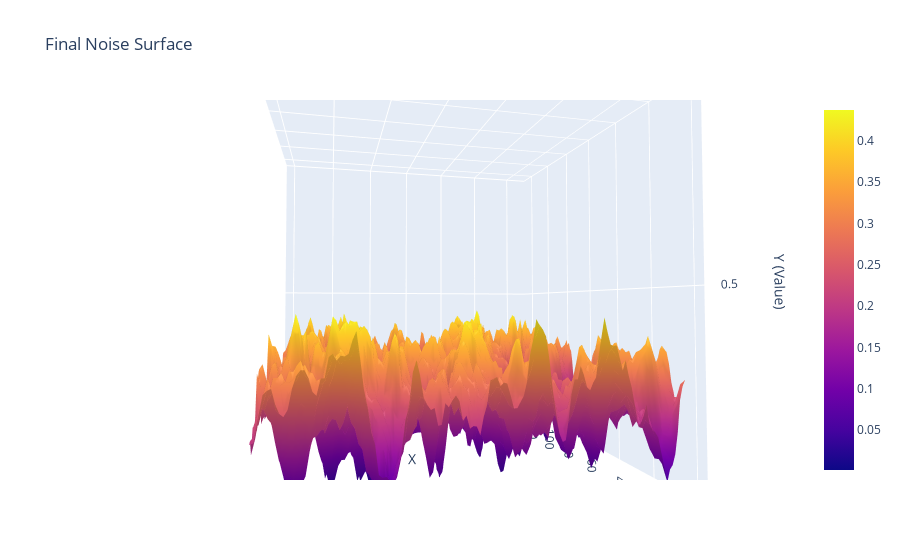

The code cell stored with this chart in its notebook:
### Code cell
x = np.linspace(0, 127, 128)
y = np.linspace(0, 127, 128)

# Create the 3D surface plot using Plotly
fig = go.Figure(data=[go.Surface(x=x, y=y, z=final)])

# Customize layout
fig.update_layout(
    title='Final Noise Surface',
    scene=dict(
        xaxis_title='X',
        yaxis_title='Z',
        zaxis_title='Y (Value)',
        zaxis=dict(range=[0, 1]),
        aspectmode='manual',
        aspectratio=dict(x=1, y=1, z=1)  # Adjust aspect ratio if needed
    )
)

# Show the interactive plot
fig.show()

### Figure 1 — Plotly figure (JSON) as saved in the notebook; plotly's stock layout.template omitted (floating-point values rounded to 4 significant figures; data arrays with more than 128 entries replaced by an {"elided": "..."} marker saying what was removed)
{"data": [{"type": "surface", "x": [0, 1, 2, 3, 4, 5, 6, 7, 8, 9, 10, 11, 12, 13, 14, 15, 16, 17, 18, 19, 20, 21, 22, 23, 24, 25, 26, 27, 28, 29, 30, 31, 32, 33, 34, 35, 36, 37, 38, 39, 40, 41, 42, 43, 44, 45, 46, 47, 48, 49, 50, 51, 52, 53, 54, 55, 56, 57, 58, 59, 60, 61, 62, 63, 64, 65, 66, 67, 68, 69, 70, 71, 72, 73, 74, 75, 76, 77, 78, 79, 80, 81, 82, 83, 84, 85, 86, 87, 88, 89, 90, 91, 92, 93, 94, 95, 96, 97, 98, 99, 100, 101, 102, 103, 104, 105, 106, 107, 108, 109, 110, 111, 112, 113, 114, 115, 116, 117, 118, 119, 120, 121, 122, 123, 124, 125, 126, 127], "y": [0, 1, 2, 3, 4, 5, 6, 7, 8, 9, 10, 11, 12, 13, 14, 15, 16, 17, 18, 19, 20, 21, 22, 23, 24, 25, 26, 27, 28, 29, 30, 31, 32, 33, 34, 35, 36, 37, 38, 39, 40, 41, 42, 43, 44, 45, 46, 47, 48, 49, 50, 51, 52, 53, 54, 55, 56, 57, 58, 59, 60, 61, 62, 63, 64, 65, 66, 67, 68, 69, 70, 71, 72, 73, 74, 75, 76, 77, 78, 79, 80, 81, 82, 83, 84, 85, 86, 87, 88, 89, 90, 91, 92, 93, 94, 95, 96, 97, 98, 99, 100, 101, 102, 103, 104, 105, 106, 107, 108, 109, 110, 111, 112, 113, 114, 115, 116, 117, 118, 119, 120, 121, 122, 123, 124, 125, 126, 127], "z": {"elided": "128x128 float values"}}], "layout": {"autosize": true, "scene": {"aspectmode": "manual", "aspectratio": {"x": 1, "y": 1, "z": 1}, "camera": {"center": {"x": 0, "y": 0, "z": 0}, "eye": {"x": -0.3252, "y": -1.377, "z": -0.04271}, "projection": {"type": "perspective"}, "up": {"x": 0, "y": 0, "z": 1}}, "xaxis": {"title": {"text": "X"}, "type": "linear"}, "yaxis": {"title": {"text": "Z"}, "type": "linear"}, "zaxis": {"range": [0, 1], "title": {"text": "Y (Value)"}, "type": "linear"}}, "title": {"text": "Final Noise Surface"}}}
